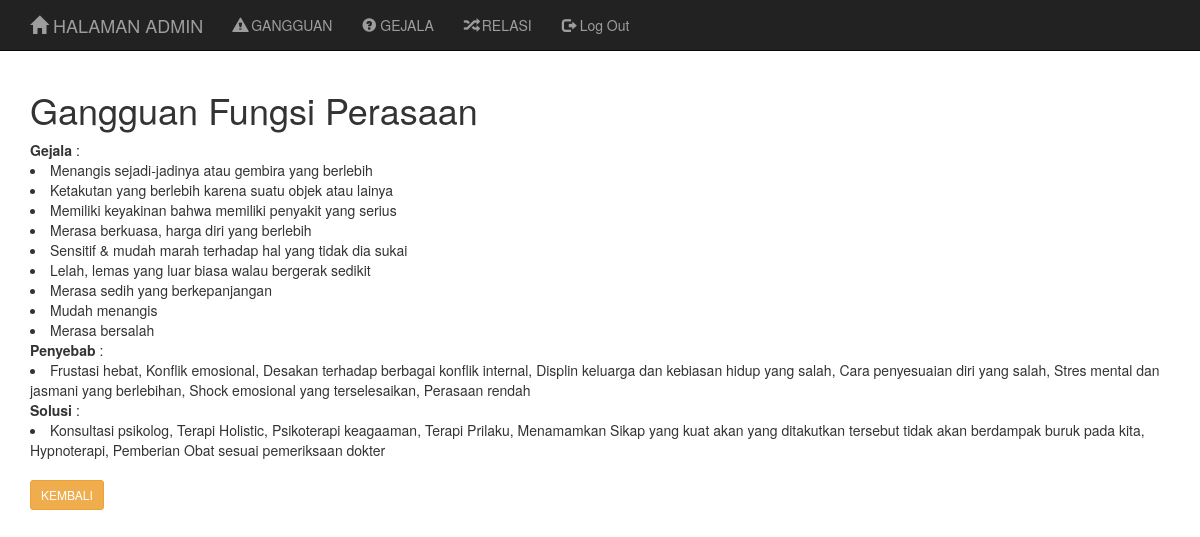
Screenshot of /Trash/admin/index.php?p=detailpenyakit&idp=P007 with the database file from the repository.
### tables this page shows
CREATE TABLE `penyakit` (
  `kd_penyakit` char(4) NOT NULL,
  `nm_penyakit` varchar(60) NOT NULL,
  `penyebab` varchar(255) NOT NULL,
  `keterangan` text NOT NULL,
  `photo` text NOT NULL,
  `solusi` text NOT NULL,
  PRIMARY KEY (`kd_penyakit`)
);

CREATE TABLE `gejala` (
  `kd_gejala` char(4) NOT NULL DEFAULT '',
  `nm_gejala` varchar(100) DEFAULT NULL,
  PRIMARY KEY (`kd_gejala`)
);

### Trash/admin/data/penyakit/detail.php (the view, shortened to what this page needs)
<?php
if(isset($_GET['idp'])){
	$idp = $_GET['idp'];
}
$q = mysql_query("SELECT * FROM penyakit WHERE kd_penyakit = '$idp'");
$rl = mysql_fetch_array($q);
?>
<table width="100%">
	<tr>
		<td colspan="3"><h1><?=$rl['nm_penyakit'];?></h1></td>
	</tr>
	<tr>
		<td width="30" valign="top"><strong>Gejala</strong> : <br>
			<?php
			    $sqlg  = "SELECT gejala.* FROM gejala,relasi ";
			    $sqlg .= "WHERE gejala.kd_gejala=relasi.kd_gejala ";
			    $sqlg .= "AND  relasi.kd_penyakit='$idp' ";
			    $sqlg .= "ORDER BY gejala.kd_gejala";
			    $qryg = mysql_query($sqlg, $koneksi)
			            or die ("SQL Error".mysql_error());
			    while ($datag=mysql_fetch_array($qryg)) {
			    ?>
			    <li><?php echo $datag['nm_gejala']; ?></li>
			      <?php
			    }
			?>
		</td>
	</tr>
	<tr>
		<td width="30" valign="top"><strong>Penyebab</strong> : <br><li> <?=$rl['penyebab'];?></li></td>
	</tr>
	<tr>
		<td width="40" valign="top"><strong>Solusi</strong> : <br><li><?=$rl['solusi'];?></li></td>
	</tr>
</table>
<br>
<div class="pull-left">
    <a href="?p=penyakit" class="btn btn-sm btn-warning">KEMBALI</a>
</div>

### css/one-page-wonder.css (style rules this page uses)
body { margin-top: 50px; }

### rows the page displays
penyakit: nm_penyakit "Gangguan Fungsi Perasaan", penyebab "Frustasi hebat, Konflik emosional, Desakan terhadap berbagai konflik internal, Displin keluarga dan kebiasan hidup yang salah, Cara penyesuaian diri yang salah, Stres mental dan jasmani yang berlebihan, Shock emosional yang terselesaikan, Perasaan rendah", solusi "Konsultasi psikolog, Terapi Holistic, Psikoterapi keagaaman, Terapi Prilaku, Menamamkan Sikap yang kuat akan yang ditakutkan tersebut tidak akan berdampak buruk pada kita, Hypnoterapi, Pemberian Obat sesuai pemeriksaan dokter"
gejala: nm_gejala "Menangis sejadi-jadinya atau gembira yang berlebih"
gejala: nm_gejala "Ketakutan yang berlebih karena suatu objek atau lainya"
gejala: nm_gejala "Memiliki keyakinan bahwa memiliki penyakit yang serius"
gejala: nm_gejala "Merasa berkuasa, harga diri yang berlebih"
gejala: nm_gejala "Sensitif & mudah marah terhadap hal yang tidak dia sukai"
gejala: nm_gejala "Lelah, lemas yang luar biasa walau bergerak sedikit"
gejala: nm_gejala "Merasa sedih yang berkepanjangan"
gejala: nm_gejala "Mudah menangis"
gejala: nm_gejala "Merasa bersalah"
